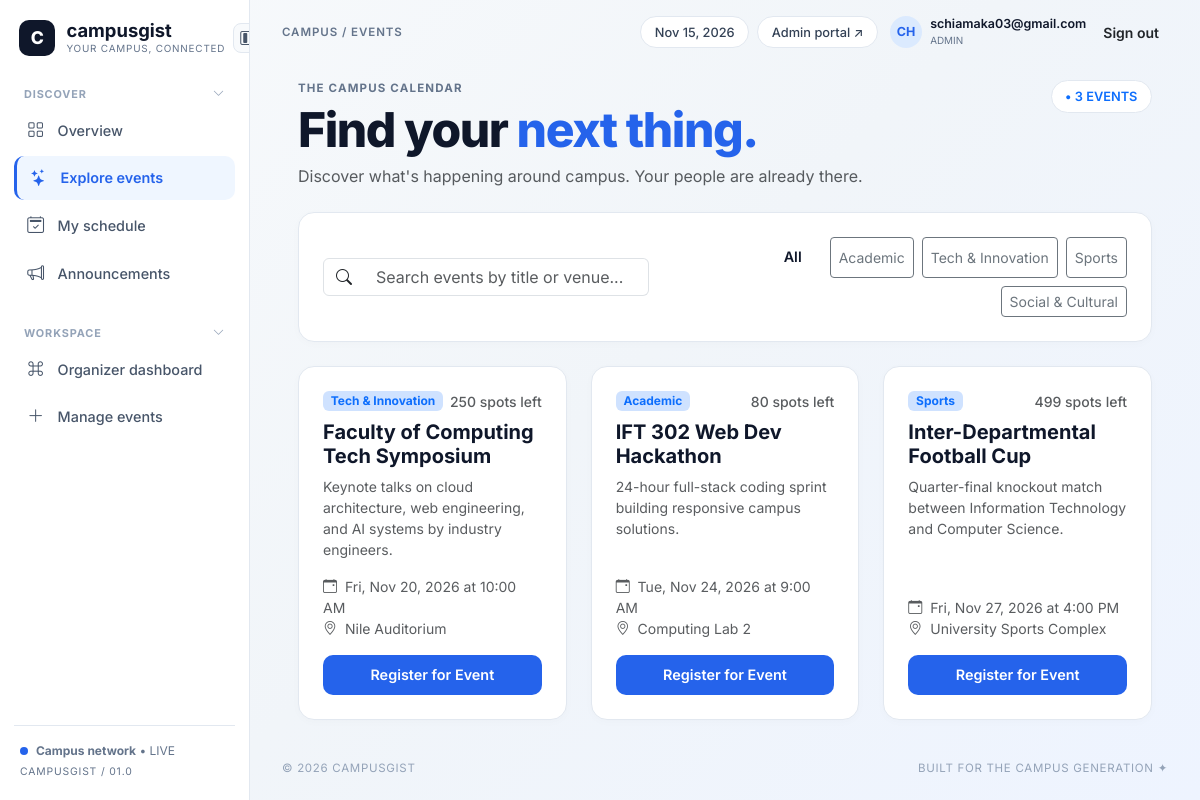
The app's page /events.php (signed in) with its own data.
### tables this page shows
CREATE TABLE `events` (
  `id` int(11) NOT NULL,
  `title` varchar(150) NOT NULL,
  `category` enum('Academic','Tech & Innovation','Sports','Social & Cultural') NOT NULL,
  `description` text NOT NULL,
  `event_date` date NOT NULL,
  `event_time` time NOT NULL,
  `venue` varchar(120) NOT NULL,
  `capacity` int(11) DEFAULT 100,
  `created_at` timestamp NOT NULL DEFAULT current_timestamp()
);

### includes/db_connect.php (called while the page is built, shortened)
<?php
function e($string) {
    return htmlspecialchars((string)$string, ENT_QUOTES, 'UTF-8');
}
?>

### events.php (the view, shortened to what this page needs)
<?php
require_once __DIR__ . '/includes/db_connect.php';
require_once __DIR__ . '/includes/header.php';
$events_sql = "SELECT e.*, (SELECT COUNT(*) FROM registrations r WHERE r.event_id = e.id) AS registered_count
               FROM events e ORDER BY e.event_date ASC, e.event_time ASC";
$events_res = $conn->query($events_sql);
$total_events = $events_res ? $events_res->num_rows : 0;
?>
<div class="d-flex justify-content-between align-items-start flex-wrap gap-3 mb-4">
    <div>
        <div class="eyebrow-text">The Campus Calendar</div>
        <h1 class="hero-heading mb-2">Find your <span>next thing.</span></h1>
        <p class="text-muted mb-0">Discover what's happening around campus. Your people are already there.</p>
    </div>
    <span class="topbar-pill fw-semibold text-primary">&bull; <?= $total_events ?> EVENTS</span>
</div>
<div class="cg-card mb-4">
    <div class="row g-3 align-items-center">
        <div class="col-md-5">
            <div class="input-group">
                <span class="input-group-text bg-white"><i class="bi bi-search"></i></span>
                <input type="text" id="eventSearchInput" class="form-control border-start-0" placeholder="Search events by title or venue...">
            </div>
        </div>
        <div class="col-md-7 d-flex gap-2 flex-wrap justify-content-md-end">
            <button type="button" class="btn btn-sm btn-cg-primary active category-filter-btn" data-category="ALL">All</button>
            <button type="button" class="btn btn-sm btn-outline-secondary category-filter-btn" data-category="Academic">Academic</button>
            <button type="button" class="btn btn-sm btn-outline-secondary category-filter-btn" data-category="Tech & Innovation">Tech &amp; Innovation</button>
            <button type="button" class="btn btn-sm btn-outline-secondary category-filter-btn" data-category="Sports">Sports</button>
            <button type="button" class="btn btn-sm btn-outline-secondary category-filter-btn" data-category="Social & Cultural">Social &amp; Cultural</button>
        </div>
    </div>
</div>
<?php if ($total_events > 0): ?>
    <div class="row g-4">
        <?php while ($ev = $events_res->fetch_assoc()):
            $spots_left = max(0, $ev['capacity'] - $ev['registered_count']);
        ?>
            <div class="col-md-6 col-lg-4 event-item-card"
                 data-title="<?= strtolower(e($ev['title'])) ?>"
                 data-venue="<?= strtolower(e($ev['venue'])) ?>"
                 data-category="<?= e($ev['category']) ?>">
                <div class="cg-card h-100 d-flex flex-column justify-content-between">
                    <div>
                        <div class="d-flex justify-content-between align-items-center mb-2">
                            <span class="badge bg-primary-subtle text-primary"><?= e($ev['category']) ?></span>
                            <span class="small text-muted fw-medium"><?= $spots_left ?> spots left</span>
                        </div>
                        <h5 class="fw-bold mb-2"><?= e($ev['title']) ?></h5>
                        <p class="small text-muted mb-3"><?= e($ev['description']) ?></p>
                    </div>
                    <div>
                        <div class="small text-muted mb-3">
                            <div><i class="bi bi-calendar-event me-1"></i> <?= date('D, M j, Y', strtotime($ev['event_date'])) ?> at <?= date('g:i A', strtotime($ev['event_time'])) ?></div>
                            <div><i class="bi bi-geo-alt me-1"></i> <?= e($ev['venue']) ?></div>
                        </div>
                        <button type="button"
                                class="btn btn-cg-primary w-100"
                                data-bs-toggle="modal"
                                data-bs-target="#registerModal"
                                onclick="document.getElementById('modalEventId').value='<?= $ev['id'] ?>'; document.getElementById('modalEventTitle').textContent='<?= e(addslashes($ev['title'])) ?>';">
                            Register for Event
                        </button>
                    </div>
                </div>
            </div>
        <?php endwhile; ?>
    </div>
<?php else: ?>
    <div class="empty-state-box">No events yet. Check back soon.</div>
<?php endif; ?>
<?php require_once __DIR__ . '/includes/footer.php'; ?>

### css/style.css (style rules this page uses)
:root { --cg-primary: #2563eb; --cg-primary-hover: #1d4ed8; --cg-dark: #0f172a; --cg-muted: #64748b; --cg-border: #e2e8f0; --cg-bg-start: #f8fafc; --cg-bg-end: #eef4ff; --sidebar-width: 250px; --sidebar-rail-width: 72px; }
body { font-family: 'Inter', -apple-system, BlinkMacSystemFont, "Segoe UI", Roboto, sans-serif; color: var(--cg-dark); background: linear-gradient(135deg, var(--cg-bg-start) 0%, #f1f5f9 50%, var(--cg-bg-end) 100%); min-height: 100vh; margin: 0; }
.topbar-pill { background: #ffffff; border: 1px solid var(--cg-border); border-radius: 999px; padding: 0.35rem 0.85rem; font-size: 0.8rem; color: #334155; text-decoration: none; font-weight: 500; }
.eyebrow-text { font-size: 0.72rem; font-weight: 700; letter-spacing: 0.1em; color: var(--cg-muted); text-transform: uppercase; margin-bottom: 0.4rem; }
.hero-heading { font-size: clamp(2.1rem, 4vw, 3.3rem); font-weight: 800; letter-spacing: -0.03em; line-height: 1.08; color: var(--cg-dark); }
.hero-heading span { color: var(--cg-primary); }
.cg-card { background: #ffffff; border: 1px solid var(--cg-border); border-radius: 16px; padding: 1.5rem; box-shadow: 0 2px 10px rgba(15, 23, 42, 0.02); }
.btn-cg-primary { background: var(--cg-primary); color: #ffffff; border: none; border-radius: 10px; padding: 0.6rem 1.25rem; font-weight: 600; font-size: 0.9rem; transition: background 0.15s ease; }

### records on screen
events: category "Tech & Innovation", capacity "250", title "Faculty of Computing Tech Symposium", description "Keynote talks on cloud architecture, web engineering, and AI systems by industry engineers.", event_date "Fri, Nov 20, 2026", event_time "10:00 AM", venue "Nile Auditorium"
events: category "Academic", capacity "80", title "IFT 302 Web Dev Hackathon", description "24-hour full-stack coding sprint building responsive campus solutions.", event_date "Tue, Nov 24, 2026", event_time "9:00 AM", venue "Computing Lab 2"
events: category "Sports", spots_left "499", title "Inter-Departmental Football Cup", description "Quarter-final knockout match between Information Technology and Computer Science.", event_date "Fri, Nov 27, 2026", event_time "4:00 PM", venue "University Sports Complex"

### other values on screen
$page_crumb "EVENTS"
substr($_SESSION['full_name'], 0, 2) "CH"
$_SESSION['email'] "schiamaka03@gmail.com"
$_SESSION['role'] "ADMIN"
$total_events "3"
